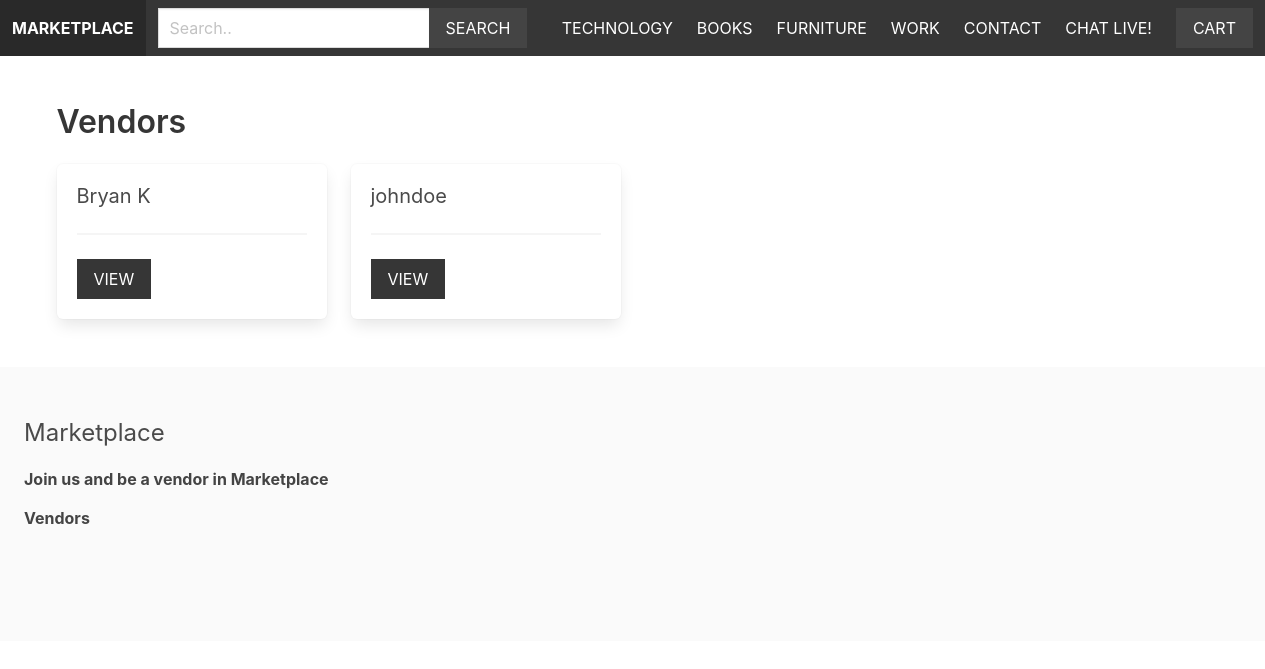
The app's page /vendors/ with its own data.
### apps/product/models.py (models this page shows, shortened)
class Category(models.Model):
    title = models.CharField(max_length=255)
    slug = models.SlugField(max_length=255)
    ordering = models.IntegerField(default=0)
    class Meta:
        ordering = ['ordering']

### apps/vendor/models.py (models this page shows, shortened)
class Vendor(models.Model):
    name = models.CharField(max_length=255)
    created_at = models.DateTimeField(auto_now_add=True)
    created_by = models.OneToOneField(User, related_name='vendor', on_delete=models.CASCADE)
    class Meta:
        ordering = ['name']

### apps/vendor/views.py (the view)
# urls.py: path('', views.vendors, name='vendor'),
def vendors(request):
    vendors = Vendor.objects.all()
    return render(request, 'vendor/vendors.html', {'vendors': vendors})

### apps/cart/cart.py (called while the page is built)
    def __len__(self):
        return sum(item['quantity'] for item in self.cart.values())

### apps/cart/context_processors.py (called while the page is built)
def cart(request):
    return {'cart': Cart(request)}

### apps/product/context_processors.py (called while the page is built)
def menu_categories(request):
    categories = Category.objects.all()
    return {'menu_categories': categories}

### apps/vendor/templates/vendor/vendors.html (shortened to what this page needs)
{% extends 'core/base.html' %}
{% block content%}
    <h1 class="title">Vendors</h1>
    <div class="columns is-multiline">
        {% for vendor in vendors %}
            <div class="column is-3">
                <div class="box">
                    <h2 class="subtitle">{{ vendor.name }}</h2>
                    <hr>
                    <a href="{% url 'vendor' vendor.id %}" class="button is-dark is-uppercase">View</a>
                </div>
            </div>
        {% endfor %}
    </div>
{% endblock %}

### apps/core/templates/core/base.html (shortened to what this page needs)
{% load static %}
<!DOCTYPE html>
<html lang="en">
<head>
    <link rel="stylesheet" href="https://cdn.jsdelivr.net/npm/bulma@0.9.1/css/bulma.min.css">
    <link rel="stylesheet" href="{% static 'styles/main.css' %}">
</head>
<body>
    <nav class="navbar is-dark">
        <div class="navbar-brand">
            <a href="/" class="navbar-item"><strong>Marketplace</strong></a>
        </div>
        <div class="navbar-menu" id="main-navbar">
            <div class="navbar-start">
                <div class="navbar-item">
                    <form method="get" action="{% url 'search' %}">
                        <div class="field has-addons">
                            <div class="control">
                                <input type="text" class="input" placeholder="Search.." name="query">
                            </div>
                            <div class="control">
                                <button class="button is-dark is-uppercase">Search</button>
                            </div>
                        </div>
                    </form>
                </div>
            </div>
            <div class="navbar-end">
                {% for category in menu_categories %}
                    <a href="{% url 'category' category.slug %}" class="navbar-item">{{ category.title }}</a>
                {% endfor %}
                <a href="{% url 'contact' %}" class="navbar-item">Contact</a>
                <a href="{% url 'index' %}" class="navbar-item">Chat Live!</a>
                <div class="navbar-item">
                    <a href="{% url 'cart' %}" class="button is-dark">Cart{% if cart %} ({{ cart | length }}){% endif %}</a>
                </div>
            </div>
        </div>
    </nav>
    <section class="section">
        <div class="container">
            {% block content %}
            {% endblock %}
        </div>
    </section>
    <footer class="footer">
        <h3 class="is-size-4 mb-4">Marketplace</h3>
        {% if request.user.is_authenticated %}
        <a href="{% url 'vendor_admin' %}"><b>Vendor Admin</b></a>
        {% else %}
        <a href="{% url 'become_vendor' %}"><b>Join us and be a vendor in Marketplace</b></a>
        {% endif %}
        <br>
        <a href="{% url 'vendor' %}"><b>Vendors</b></a>
    </footer>
</body>
</html>

### static/styles/main.css (style rules this page uses)
.navbar { text-transform: uppercase; }
.navbar .is-dark { background: #444; }
.footer a { margin-bottom: 15px; display: inline-block; color: #444; }
.input, .button { border-radius: 0; }

### records on screen
Category: title "TECHNOLOGY"
Category: title "BOOKS"
Category: title "FURNITURE"
Category: title "WORK"
Vendor: name "Bryan K"
Vendor: name "johndoe"
